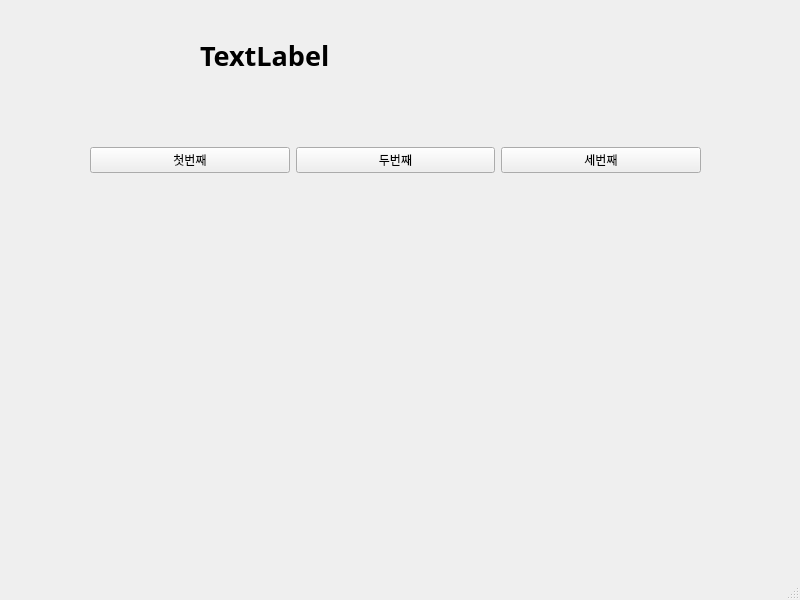
<?xml version="1.0" encoding="UTF-8"?>
<ui version="4.0">
 <class>MainWindow</class>
 <widget class="QMainWindow" name="MainWindow">
  <property name="geometry">
   <rect>
    <x>0</x>
    <y>0</y>
    <width>800</width>
    <height>600</height>
   </rect>
  </property>
  <property name="windowTitle">
   <string>MainWindow</string>
  </property>
  <widget class="QWidget" name="centralwidget">
   <widget class="QWidget" name="horizontalLayoutWidget">
    <property name="geometry">
     <rect>
      <x>90</x>
      <y>90</y>
      <width>611</width>
      <height>141</height>
     </rect>
    </property>
    <layout class="QHBoxLayout" name="horizontalLayout">
     <item>
      <widget class="QPushButton" name="pushButton_2">
       <property name="text">
        <string>첫번째</string>
       </property>
      </widget>
     </item>
     <item>
      <widget class="QPushButton" name="pushButton">
       <property name="text">
        <string>두번째</string>
       </property>
      </widget>
     </item>
     <item>
      <widget class="QPushButton" name="pushButton_3">
       <property name="text">
        <string>세번째</string>
       </property>
      </widget>
     </item>
    </layout>
   </widget>
   <widget class="QLabel" name="label">
    <property name="geometry">
     <rect>
      <x>200</x>
      <y>30</y>
      <width>421</width>
      <height>51</height>
     </rect>
    </property>
    <property name="font">
     <font>
      <family>맑은 고딕</family>
      <pointsize>20</pointsize>
      <weight>75</weight>
      <bold>true</bold>
     </font>
    </property>
    <property name="text">
     <string>TextLabel</string>
    </property>
   </widget>
  </widget>
  <widget class="QMenuBar" name="menubar">
   <property name="geometry">
    <rect>
     <x>0</x>
     <y>0</y>
     <width>800</width>
     <height>21</height>
    </rect>
   </property>
  </widget>
  <widget class="QStatusBar" name="statusbar"/>
 </widget>
 <resources/>
 <connections>
  <connection>
   <sender>pushButton_2</sender>
   <signal>clicked()</signal>
   <receiver>MainWindow</receiver>
   <slot>firstClick()</slot>
   <hints>
    <hint type="sourcelabel">
     <x>197</x>
     <y>184</y>
    </hint>
    <hint type="destinationlabel">
     <x>218</x>
     <y>240</y>
    </hint>
   </hints>
  </connection>
  <connection>
   <sender>pushButton</sender>
   <signal>clicked()</signal>
   <receiver>MainWindow</receiver>
   <slot>secondClick()</slot>
   <hints>
    <hint type="sourcelabel">
     <x>397</x>
     <y>176</y>
    </hint>
    <hint type="destinationlabel">
     <x>418</x>
     <y>240</y>
    </hint>
   </hints>
  </connection>
  <connection>
   <sender>pushButton_3</sender>
   <signal>clicked()</signal>
   <receiver>MainWindow</receiver>
   <slot>thirdClick()</slot>
   <hints>
    <hint type="sourcelabel">
     <x>601</x>
     <y>180</y>
    </hint>
    <hint type="destinationlabel">
     <x>629</x>
     <y>238</y>
    </hint>
   </hints>
  </connection>
 </connections>
 <slots>
  <slot>firstClick()</slot>
  <slot>secondClick()</slot>
  <slot>thirdClick()</slot>
 </slots>
</ui>
